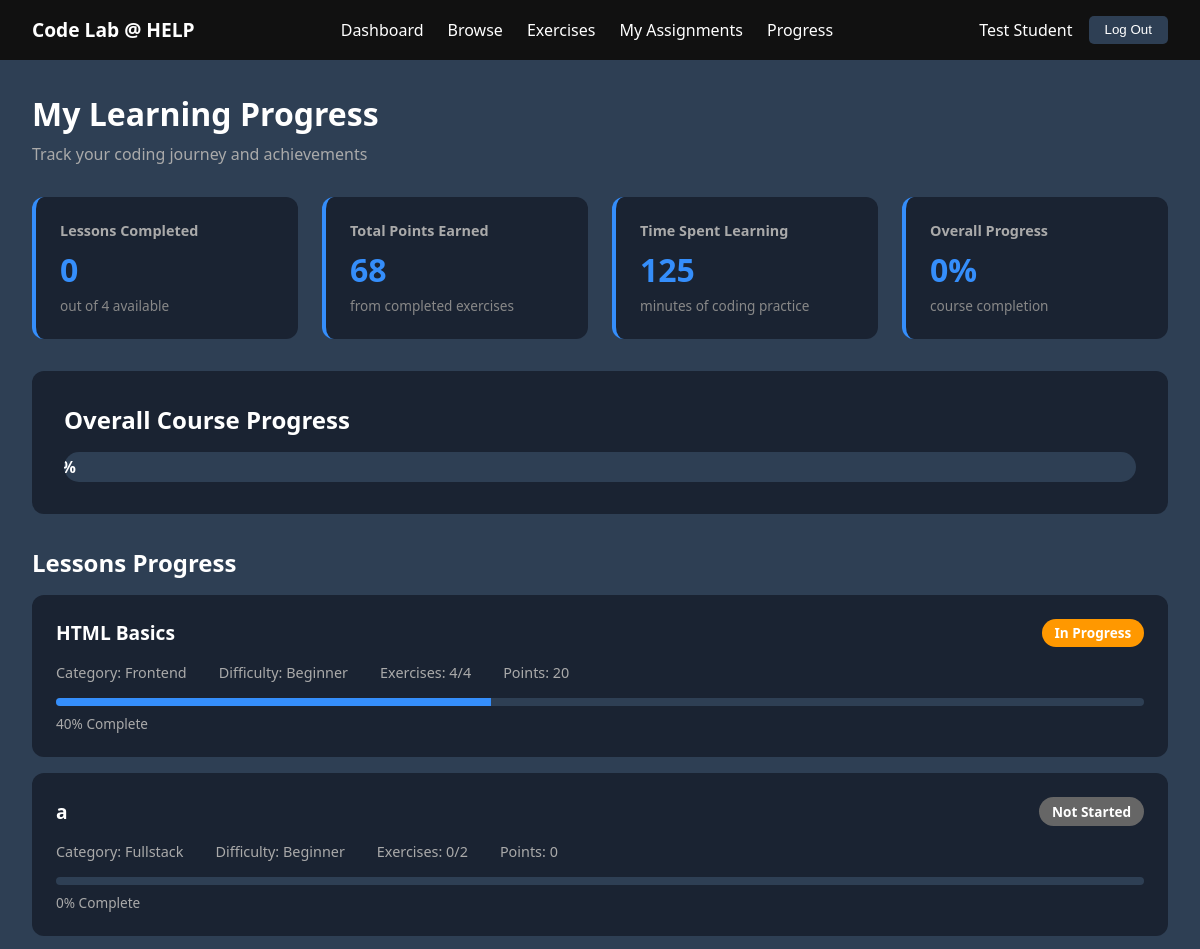
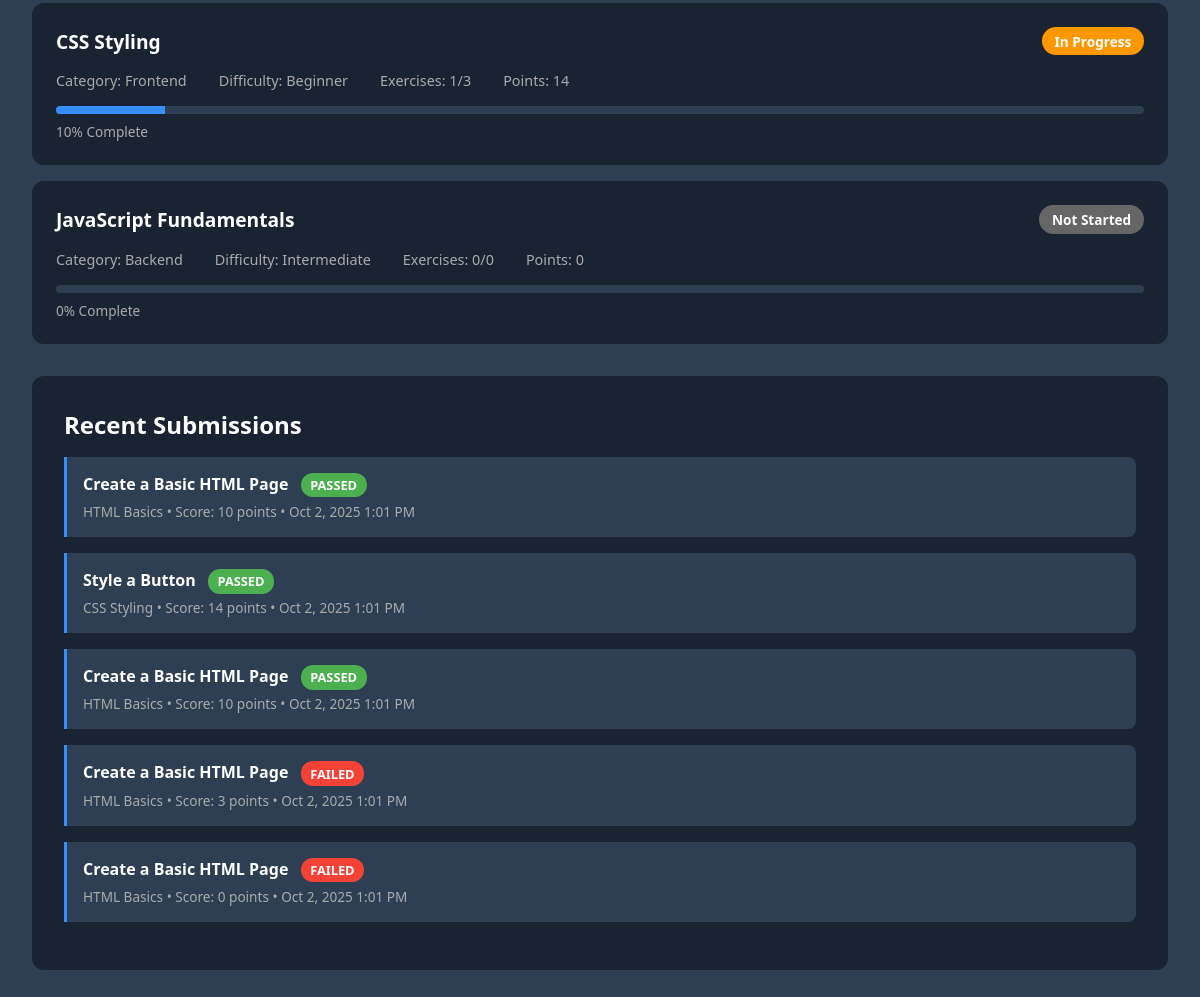
Screenshot of /PHP/progress.php (signed in) with the database file from the repository (2 pictures, top to bottom).
### tables this page shows
CREATE TABLE `lessons` (
  `id` int(10) UNSIGNED NOT NULL,
  `title` varchar(200) NOT NULL,
  `description` text DEFAULT NULL,
  `category` enum('frontend','backend','fullstack') NOT NULL,
  `difficulty` enum('beginner','intermediate','advanced') DEFAULT 'beginner',
  `content_type` enum('video','text','interactive') DEFAULT 'text',
  `duration_minutes` int(11) DEFAULT 0,
  `order_index` int(11) DEFAULT 0,
  `is_published` tinyint(1) DEFAULT 1,
  `created_by` int(10) UNSIGNED DEFAULT NULL,
  `created_at` timestamp NOT NULL DEFAULT current_timestamp(),
  `updated_at` timestamp NOT NULL DEFAULT current_timestamp() ON UPDATE current_timestamp()
);

CREATE TABLE `exercise_submissions` (
  `id` int(10) UNSIGNED NOT NULL,
  `exercise_id` int(10) UNSIGNED NOT NULL,
  `student_id` int(10) UNSIGNED NOT NULL,
  `submitted_code` text NOT NULL,
  `status` enum('pending','passed','failed') DEFAULT 'pending',
  `score` int(11) DEFAULT 0,
  `feedback` text DEFAULT NULL,
  `passed_tests` int(11) DEFAULT 0,
  `total_tests` int(11) DEFAULT 0,
  `submitted_at` timestamp NOT NULL DEFAULT current_timestamp()
);

CREATE TABLE `exercises` (
  `id` int(10) UNSIGNED NOT NULL,
  `lesson_id` int(10) UNSIGNED NOT NULL,
  `title` varchar(200) NOT NULL,
  `description` text DEFAULT NULL,
  `instructions` text NOT NULL,
  `starter_code` text DEFAULT NULL,
  `solution_code` text DEFAULT NULL,
  `test_cases` longtext DEFAULT NULL CHECK (json_valid(`test_cases`)),
  `hints` longtext DEFAULT NULL CHECK (json_valid(`hints`)),
  `points` int(11) DEFAULT 10,
  `difficulty` enum('easy','medium','hard') DEFAULT 'easy',
  `order_index` int(11) DEFAULT 0,
  `created_at` timestamp NOT NULL DEFAULT current_timestamp()
);

### PHP/progress.php (the view, shortened to what this page needs)
<?php
include 'db_connect.php';
$student_id = $_SESSION['user_id'];
$student_name = $_SESSION['full_name'];
$stats_query = "
    SELECT
        COUNT(DISTINCT sp.lesson_id) as lessons_started,
        COUNT(DISTINCT CASE WHEN sp.status = 'completed' THEN sp.lesson_id END) as lessons_completed,
        COALESCE(SUM(sp.time_spent_minutes), 0) as total_time,
        COALESCE(SUM(CASE WHEN es.status = 'passed' THEN es.score ELSE 0 END), 0) as total_points
    FROM student_progress sp
    LEFT JOIN exercise_submissions es ON es.student_id = sp.student_id
    WHERE sp.student_id = ?
";
$stats_stmt = $conn->prepare($stats_query);
$stats_stmt->bind_param("i", $student_id);
$stats_stmt->execute();
$stats = $stats_stmt->get_result()->fetch_assoc();
$total_lessons_result = $conn->query("SELECT COUNT(*) as total FROM lessons WHERE is_published = 1");
$total_lessons = $total_lessons_result->fetch_assoc()['total'];
$progress_query = "
    SELECT
        l.id, l.title, l.category, l.difficulty, l.duration_minutes,
        sp.status, sp.completion_percentage, sp.started_at, sp.completed_at,
        sp.time_spent_minutes,
        COUNT(DISTINCT e.id) as total_exercises,
        COUNT(DISTINCT es.id) as completed_exercises,
        COALESCE(SUM(CASE WHEN es.status = 'passed' THEN es.score ELSE 0 END), 0) as earned_points
    FROM lessons l
    LEFT JOIN student_progress sp ON sp.lesson_id = l.id AND sp.student_id = ?
    LEFT JOIN exercises e ON e.lesson_id = l.id
    LEFT JOIN exercise_submissions es ON es.exercise_id = e.id AND es.student_id = ?
    WHERE l.is_published = 1
    GROUP BY l.id
    ORDER BY l.order_index
";
$progress_stmt = $conn->prepare($progress_query);
$progress_stmt->bind_param("ii", $student_id, $student_id);
$progress_stmt->execute();
$lessons = $progress_stmt->get_result();
$recent_query = "
    SELECT
        es.*, e.title as exercise_title, l.title as lesson_title
    FROM exercise_submissions es
    JOIN exercises e ON e.id = es.exercise_id
    JOIN lessons l ON l.id = e.lesson_id
    WHERE es.student_id = ?
    ORDER BY es.submitted_at DESC
    LIMIT 5
";
$recent_stmt = $conn->prepare($recent_query);
$recent_stmt->bind_param("i", $student_id);
$recent_stmt->execute();
$recent_submissions = $recent_stmt->get_result();
$completion_percentage = $total_lessons > 0 ?
    round(($stats['lessons_completed'] / $total_lessons) * 100) : 0;
?>
<!DOCTYPE html>
<html lang="en">
<head>
</head>
<body>
    <nav class="navbar">
        <div class="logo">Code Lab @ HELP</div>
        <ul class="nav-links">
            <li><a href="studentDashboard.php">Dashboard</a></li>
            <li><a href="browser.php">Browse</a></li>
            <li><a href="exercises.php">Exercises</a></li>
            <li><a href="my_assignments.php">My Assignments</a></li>
            <li><a href="progress.php">Progress</a></li>
        </ul>
        <div class="nav-icons">
            <span><?php echo htmlspecialchars($student_name); ?></span>
            <button class="logout-btn" onclick="confirmLogout()">Log Out</button>
        </div>
    </nav>
    <div class="container">
        <div class="page-header">
            <h1>My Learning Progress</h1>
            <p style="color: #aaa;">Track your coding journey and achievements</p>
        </div>
        <div class="stats-grid">
            <div class="stat-card">
                <h3>Lessons Completed</h3>
                <div class="value"><?php echo $stats['lessons_completed']; ?></div>
                <div class="subtitle">out of <?php echo $total_lessons; ?> available</div>
            </div>
            <div class="stat-card">
                <h3>Total Points Earned</h3>
                <div class="value"><?php echo $stats['total_points']; ?></div>
                <div class="subtitle">from completed exercises</div>
            </div>
            <div class="stat-card">
                <h3>Time Spent Learning</h3>
                <div class="value"><?php echo $stats['total_time']; ?></div>
                <div class="subtitle">minutes of coding practice</div>
            </div>
            <div class="stat-card">
                <h3>Overall Progress</h3>
                <div class="value"><?php echo $completion_percentage; ?>%</div>
                <div class="subtitle">course completion</div>
            </div>
        </div>
        <div class="progress-overview">
            <h2>Overall Course Progress</h2>
            <div class="overall-progress-bar">
                <div class="overall-progress-fill" style="width: <?php echo $completion_percentage; ?>%">
                    <?php echo $completion_percentage; ?>%
                </div>
            </div>
        </div>
        <div class="lessons-section">
            <h2>Lessons Progress</h2>
            <?php if ($lessons->num_rows > 0): ?>
                <?php while ($lesson = $lessons->fetch_assoc()): ?>
                    <?php
                    $status = $lesson['status'] ?? 'not_started';
                    $percentage = $lesson['completion_percentage'] ?? 0;
                    $status_class = 'status-' . str_replace('_', '-', $status);
                    $status_text = ucwords(str_replace('_', ' ', $status));
                    ?>
                    <div class="lesson-card">
                        <div class="lesson-header">
                            <div class="lesson-title"><?php echo htmlspecialchars($lesson['title']); ?></div>
                            <span class="lesson-status <?php echo $status_class; ?>">
                                <?php echo $status_text; ?>
                            </span>
                        </div>
                        <div class="lesson-meta">
                            <span>Category: <?php echo ucfirst($lesson['category']); ?></span>
                            <span>Difficulty: <?php echo ucfirst($lesson['difficulty']); ?></span>
                            <span>Exercises: <?php echo $lesson['completed_exercises']; ?>/<?php echo $lesson['total_exercises']; ?></span>
                            <span>Points: <?php echo $lesson['earned_points']; ?></span>
                        </div>
                        <div class="progress-bar">
                            <div class="progress-fill" style="width: <?php echo $percentage; ?>%"></div>
                        </div>
                        <div class="progress-text"><?php echo $percentage; ?>% Complete</div>
                    </div>
                <?php endwhile; ?>
            <?php endif; ?>
        </div>
        <div class="recent-activity">
            <h2>Recent Submissions</h2>
            <?php if ($recent_submissions->num_rows > 0): ?>
                <?php while ($submission = $recent_submissions->fetch_assoc()): ?>
                    <div class="activity-item">
                        <div class="activity-title">
                            <?php echo htmlspecialchars($submission['exercise_title']); ?>
                            <span class="activity-status <?php echo $submission['status']; ?>">
                                <?php echo strtoupper($submission['status']); ?>
                            </span>
                        </div>
                        <div class="activity-meta">
                            <?php echo htmlspecialchars($submission['lesson_title']); ?> •
                            Score: <?php echo $submission['score']; ?> points •
                            <?php echo date('M j, Y g:i A', strtotime($submission['submitted_at'])); ?>
                        </div>
                    </div>
                <?php endwhile; ?>
            <?php endif; ?>
        </div>
    </div>
</body>
</html>

### PHP/progress.php (style rules this page uses)
* { margin: 0; padding: 0; box-sizing: border-box; }
body { font-family: 'Segoe UI', sans-serif; background-color: #2e3f54; color: white; }
.navbar { background-color: #111; padding: 1rem 2rem; display: flex; justify-content: space-between; align-items: center; }
.logo { color: white; font-weight: bold; font-size: 1.2rem; }
.nav-links { list-style: none; display: flex; gap: 1.5rem; }
.nav-links li a { color: white; text-decoration: none; }
.nav-icons { display: flex; align-items: center; gap: 1rem; }
.logout-btn { background-color: #2e3f54; color: white; border: none; padding: 0.4rem 1rem; border-radius: 5px; cursor: pointer; }
.container { padding: 2rem; max-width: 1400px; margin: 0 auto; }
.page-header { margin-bottom: 2rem; }
.page-header h1 { font-size: 2rem; margin-bottom: 0.5rem; }
.stats-grid { display: grid; grid-template-columns: repeat(auto-fit, minmax(250px, 1fr)); gap: 1.5rem; margin-bottom: 2rem; }
.stat-card { background-color: #1a2332; padding: 1.5rem; border-radius: 12px; border-left: 4px solid #358efb; }
.stat-card h3 { font-size: 0.9rem; color: #aaa; margin-bottom: 0.5rem; }
.stat-card .value { font-size: 2rem; font-weight: bold; color: #358efb; }
.stat-card .subtitle { font-size: 0.85rem; color: #888; margin-top: 0.3rem; }
.progress-overview { background-color: #1a2332; padding: 2rem; border-radius: 12px; margin-bottom: 2rem; }
.progress-overview h2 { margin-bottom: 1rem; }
.overall-progress-bar { background-color: #2e3f54; height: 30px; border-radius: 15px; overflow: hidden; position: relative; }
.overall-progress-fill { height: 100%; background: linear-gradient(90deg, #358efb, #4caf50); transition: width 0.5s ease; display: flex; align-items: center; justify-content: center; font-weight: bold; }
.lessons-section { margin-bottom: 2rem; }
.lessons-section h2 { margin-bottom: 1rem; }
.lesson-card { background-color: #1a2332; padding: 1.5rem; border-radius: 12px; margin-bottom: 1rem; transition: all 0.2s; }
.lesson-header { display: flex; justify-content: space-between; align-items: center; margin-bottom: 1rem; }
.lesson-title { font-size: 1.2rem; font-weight: bold; }
.lesson-status { padding: 0.3rem 0.8rem; border-radius: 20px; font-size: 0.85rem; font-weight: bold; }
.status-in-progress { background-color: #ff9800; color: white; }
.status-not-started { background-color: #666; color: white; }
.lesson-meta { display: flex; gap: 2rem; margin-bottom: 1rem; font-size: 0.9rem; color: #aaa; }
.progress-bar { background-color: #2e3f54; height: 8px; border-radius: 4px; overflow: hidden; margin-bottom: 0.5rem; }
.progress-fill { height: 100%; background-color: #358efb; transition: width 0.3s ease; }
.progress-text { font-size: 0.85rem; color: #aaa; }
.recent-activity { background-color: #1a2332; padding: 2rem; border-radius: 12px; }
.recent-activity h2 { margin-bottom: 1rem; }
.activity-item { padding: 1rem; border-left: 3px solid #358efb; margin-bottom: 1rem; background-color: #2e3f54; border-radius: 0 8px 8px 0; }
.activity-title { font-weight: bold; margin-bottom: 0.3rem; }
.activity-meta { font-size: 0.85rem; color: #aaa; }
.activity-status { display: inline-block; padding: 0.2rem 0.6rem; border-radius: 12px; font-size: 0.8rem; margin-left: 0.5rem; }
.activity-status.passed { background-color: #4caf50; }
.activity-status.failed { background-color: #f44336; }

### rows the page displays
lessons: title "HTML Basics", status_text "In Progress", category "Frontend", difficulty "Beginner", completed_exercises "4", total_exercises "4", earned_points "20", percentage "40"
lessons: title "a", status_text "Not Started", category "Fullstack", difficulty "Beginner", completed_exercises "0", total_exercises "2", earned_points "0", percentage "0"
lessons: title "CSS Styling", status_text "In Progress", category "Frontend", difficulty "Beginner", completed_exercises "1", total_exercises "3", earned_points "14", percentage "10"
lessons: title "JavaScript Fundamentals", status_text "Not Started", category "Backend", difficulty "Intermediate", completed_exercises "0", total_exercises "0", earned_points "0", percentage "0"
exercise_submissions: exercise.title "Create a Basic HTML Page", status "PASSED", lessons.title "HTML Basics", score "10", submitted_at "Oct 2, 2025 1:01 PM"
exercise_submissions: exercise.title "Style a Button", status "PASSED", lessons.title "CSS Styling", score "14", submitted_at "Oct 2, 2025 1:01 PM"
exercise_submissions: exercise.title "Create a Basic HTML Page", status "PASSED", lessons.title "HTML Basics", score "10", submitted_at "Oct 2, 2025 1:01 PM"
exercise_submissions: exercise.title "Create a Basic HTML Page", status "FAILED", lessons.title "HTML Basics", score "3", submitted_at "Oct 2, 2025 1:01 PM"
exercise_submissions: exercise.title "Create a Basic HTML Page", status "FAILED", lessons.title "HTML Basics", score "0", submitted_at "Oct 2, 2025 1:01 PM"

### other values shown
$student_name "Test Student"
$stats['lessons_completed'] "0"
$total_lessons "4"
$stats['total_points'] "68"
$stats['total_time'] "125"
$completion_percentage "0"
